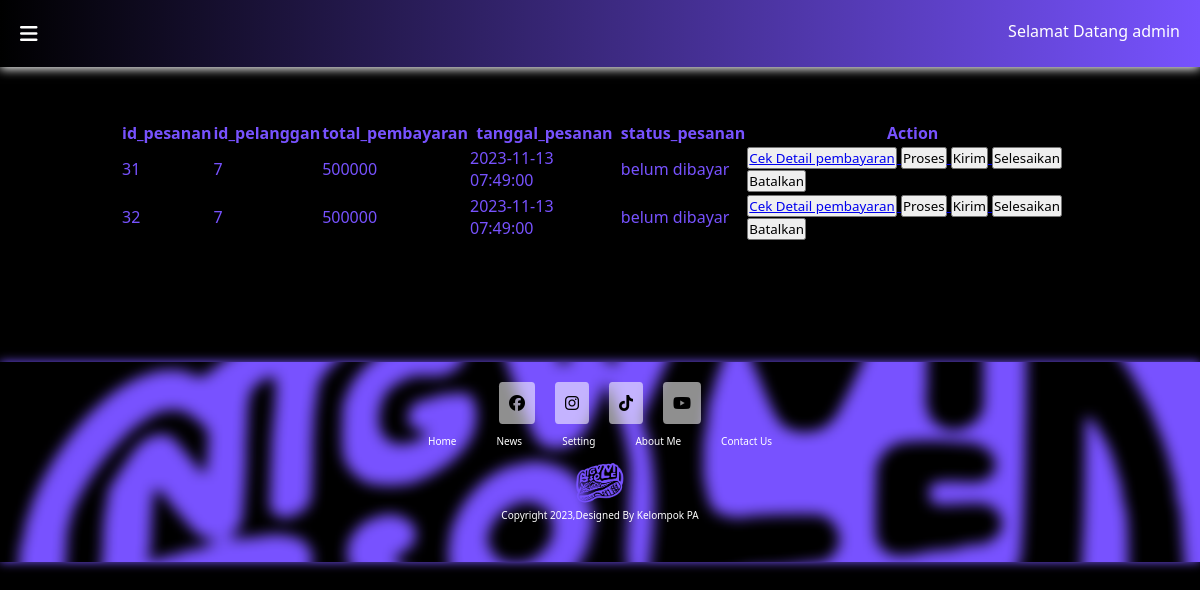
/admin/konfirmasi_pesanan.php (signed in), run on an earlier commit of the app's database.
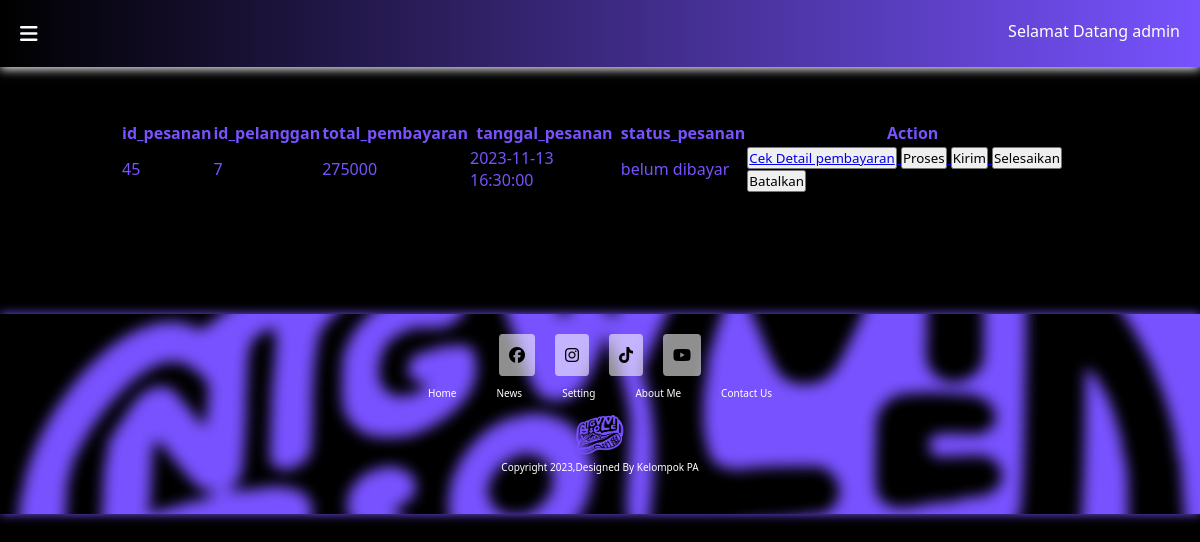
And on a later commit of the database.
### tables this page shows
CREATE TABLE `pesanan` (
  `id_pesanan` int(11) NOT NULL,
  `id_pelanggan` int(11) NOT NULL,
  `total_pembayaran` int(11) NOT NULL,
  `tanggal_pesanan` datetime DEFAULT NULL,
  `status_pesanan` enum('keranjang','belum dibayar','sudah dibayar','diproses','dikirim','selesai','dibatalkan') NOT NULL
);

### util/loginSession.php (called while the page is built, shortened)
<?php
if(!isset($_SESSION['logged'])){
    echo "<script>
        alert('Anda Belum Login Broo');
        document.location.href = '../pages/login.php';
    </script>";
}else{
    if (isset($_SESSION['username'])) {
        $username = $_SESSION['username'];
    } else {
        echo "<script>
                alert('Akun Tidak Ditemukan');
                document.location.href = '../pages/login.php';
            </script>";
    }
}
?>

### admin/konfirmasi_pesanan.php (the view, shortened to what this page needs)
<?php
require "../util/koneksi.php";
require "../util/loginSession.php";
$result_query = mysqli_query($conn, "SELECT * FROM pesanan WHERE status_pesanan  != 'keranjang'");
$array_konfirmasi = [];
while ($row = mysqli_fetch_assoc($result_query)) {
    $array_konfirmasi[] = $row;
}
?>
<!DOCTYPE html>
<html lang="en">
<head>
    <link rel="stylesheet" href="style/konfirmasi_pesanan.css">
    <link rel="stylesheet" href="https://cdnjs.cloudflare.com/ajax/libs/font-awesome/6.4.2/css/all.min.css" />
</head>
<body>
<nav class="nav-admin">
        <div class="show-more" onclick="toggleSubMenu()"><i class="fa-solid fa-bars"></i></div>
        <div class="welcome-text">Selamat Datang <?= $username ?></div>
    </nav>
<div class="isi-page-admin">
<div class="cek-pesanan">
        <?php
        if (empty($array_konfirmasi)) {
            echo "Tidak Ada Pesanan Yang perlu dikonfirmasi";
        } else {
        ?>
            <table>
                <tr>
                    <th>id_pesanan</th>
                    <th>id_pelanggan</th>
                    <th>total_pembayaran</th>
                    <th>tanggal_pesanan</th>
                    <th>status_pesanan</th>
                    <th>Action</th>
                </tr>
                <?php foreach ($array_konfirmasi as $record_toconfirm) : ?>
                    <tr>
                        <td><?= $record_toconfirm['id_pesanan'] ?></td>
                        <td><?= $record_toconfirm['id_pelanggan'] ?></td>
                        <td><?= $record_toconfirm['total_pembayaran'] ?></td>
                        <td><?= $record_toconfirm['tanggal_pesanan'] ?></td>
                        <td><?= $record_toconfirm['status_pesanan'] ?></td>
                        <td>
                        <form action="" method="post">
                            <button><a href="detail_bayar.php?id=<?=$record_toconfirm['id_pesanan']?>">Cek Detail pembayaran</button>
                            <button type="submit" name="status-diproses">Proses</button>
                            <button type="submit" name="status-dikirim">Kirim</button>
                            <button type="submit" name="status-selesai">Selesaikan</button>
                            <button type="submit" name="status-dibatalkan">Batalkan</button>
                        </form>
                        </td>
                    </tr>
                <?php endforeach; ?>
            </table>
        <?php
        }
        ?>
    </div>
</div>
<footer>
    <div class="footer" id="setting">
        <div class="icon">
            <a href=""><i class="fa-brands fa-facebook"></i></a>
            <a href=""><i class="fa-brands fa-instagram"></i></a>
            <a href=""><i class="fa-brands fa-tiktok"></i></a>
            <a href=""><i class="fa-brands fa-youtube"></i></a>
        </div>
        <div class="footern">
            <ul>
                <li><a href="#">Home</a></li>
                <li><a href="#">News</a></li>
                <li><a href="#">Setting</a></li>
                <li><a href="#">About Me</a></li>
                <li><a href="#">Contact Us</a></li>
            </ul>
        </div>
        <div class="footerb">
        <img src="../asset/logo.png" alt="" style="width: 50px; height: 50px;">
            <p>Copyright 2023,Designed By Kelompok PA</p>
        </div>
    </div>
    </footer>
</body>
</html>

What changed in the data, as far as the page shows it:
removed pesanan: id_pesanan "31", id_pelanggan "7", total_pembayaran "500000", tanggal_pesanan "2023-11-13 07:49:00", status_pesanan "belum dibayar"
removed pesanan: id_pesanan "32", id_pelanggan "7", total_pembayaran "500000", tanggal_pesanan "2023-11-13 07:49:00", status_pesanan "belum dibayar"
added pesanan: id_pesanan "45", id_pelanggan "7", total_pembayaran "275000", tanggal_pesanan "2023-11-13 16:30:00", status_pesanan "belum dibayar"
